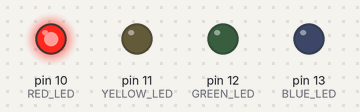
Recording of a sketch running on a simulated Arduino Uno, built with avr-gcc and run on an emulated ATmega328P. On the bench: output pins drawn as LEDs (lit = HIGH).

Above: at 0.05 s.
At 0.25 s:
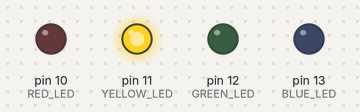
At 0.75 s:
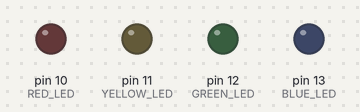
At 1.45 s:
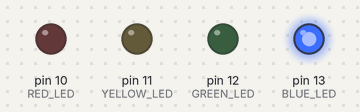
At 2.85 s:
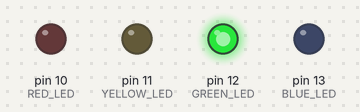
Timing chart, 0 to 3.1 s (numbered marks = the images above):
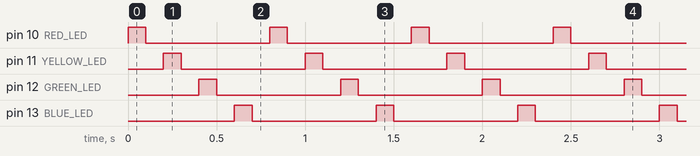

Measured:
- by itself, pin 10 (RED_LED), pin 11 (YELLOW_LED), pin 12 (GREEN_LED), pin 13 (BLUE_LED): alternates HIGH for 0.10 s and LOW for 0.70 s

The sketch:

BLINK_4_LED__RYGB_.ino
```cpp
/*TEAM NAME   - CYBORG
  TEAM NUMBER - 21
  TEAM LEADER -  ABHISHEK CHOUDHARY

2 Write a program to show moving light effect (walking one's effect) on 4 LED's connected to PicoBoard's GP pin number 10,11,12 and 13 with
  RED , YELLOW, GREEN, WHITE/BLUE */

#define RED_LED 10 //GP
#define YELLOW_LED 11
#define GREEN_LED 12
#define BLUE_LED 13

void setup() {
 pinMode (RED_LED , OUTPUT);
 pinMode (YELLOW_LED , OUTPUT);
 pinMode (GREEN_LED , OUTPUT);
 pinMode (BLUE_LED , OUTPUT);


}

void loop() {

digitalWrite(RED_LED , HIGH);
delay(100);
digitalWrite(RED_LED , LOW);
delay(100);

digitalWrite(YELLOW_LED , HIGH);
delay(100);
digitalWrite(YELLOW_LED , LOW);
delay(100);

digitalWrite(GREEN_LED , HIGH);
delay(100);
digitalWrite(GREEN_LED , LOW);
delay(100);

digitalWrite(BLUE_LED , HIGH);
delay(100);
digitalWrite(BLUE_LED , LOW);
delay(100);
}
```
